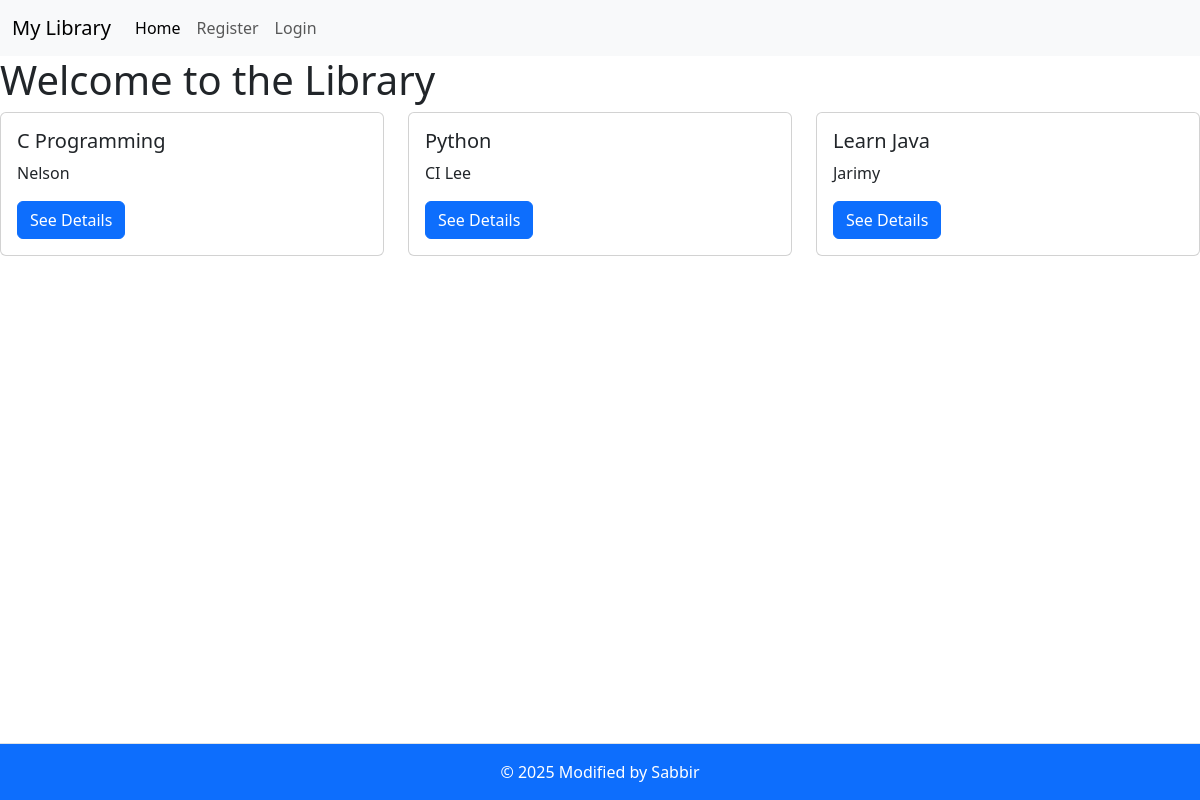
The page / on the database its author committed.
### authentication/models.py (models this page shows, shortened)
class Book(models.Model):
    title = models.CharField(max_length=255)
    author = models.CharField(max_length=255)
    cost = models.DecimalField(max_digits=6, decimal_places=2)
    available = models.BooleanField(default=True)
    description = models.TextField(blank=True, null=True)

### core/views.py (the view)
# urls.py: path('', HomeView.as_view(), name='home'),
class HomeView(TemplateView):
    template_name = 'index.html'
    def get_context_data(self, **kwargs):
        context = super().get_context_data(**kwargs)
        context['books'] = Book.objects.all()
        return context

### core/templates/index.html
{% extends "base.html" %}
{% block content %}
<h1>Welcome to the Library</h1>
<div class="row row-cols-1 row-cols-md-3 g-4">
  {% for book in books %}
    <div class="col">
      <div class="card">
        <div class="card-body">
          <h5 class="card-title">{{ book.title }}</h5>
          <p class="card-text">{{ book.author }}</p>
          <a href="{% url 'book-detail' pk=book.pk %}" class="btn btn-primary">See Details</a>
        </div>
      </div>
    </div>
  {% endfor %}
</div>
{% endblock content %}

### rows shown on the page
Book: title "C Programming", author "Nelson"
Book: title "Python", author "CI Lee"
Book: title "Learn Java", author "Jarimy"
